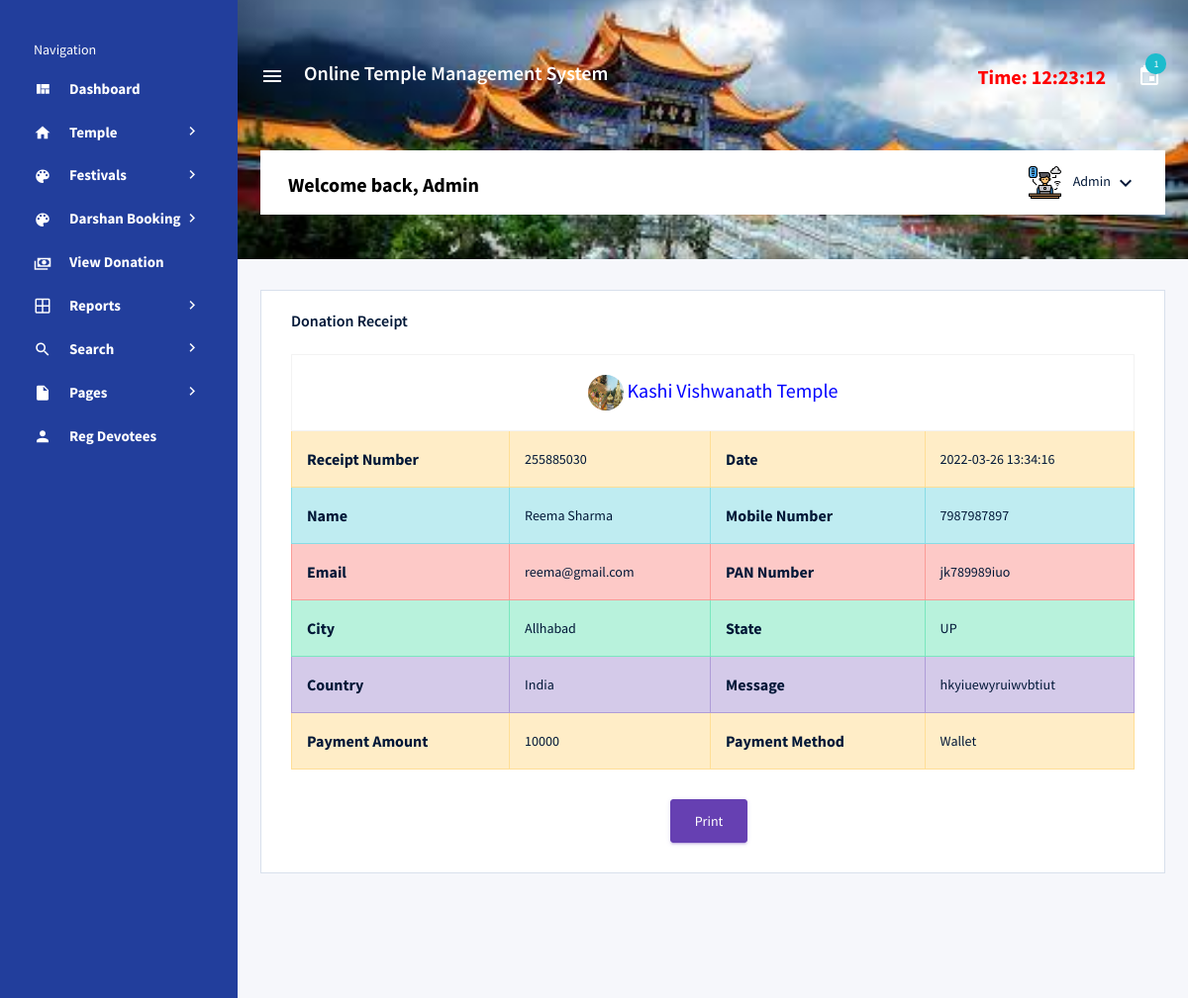
/otms/admin/view-donation-receipts.php?id=1 (signed in), run on the app's committed database.
### tables this page shows
CREATE TABLE `tbldonation` (
  `ID` int(5) NOT NULL,
  `DonationNumber` int(10) DEFAULT NULL,
  `UserID` int(5) DEFAULT NULL,
  `TempleID` int(5) DEFAULT NULL,
  `City` varchar(250) DEFAULT NULL,
  `State` varchar(250) DEFAULT NULL,
  `Country` varchar(250) DEFAULT NULL,
  `PANNumber` varchar(200) DEFAULT NULL,
  `DonationAmount` decimal(10,0) DEFAULT NULL,
  `PaymentOption` varchar(50) DEFAULT NULL,
  `Message` mediumtext DEFAULT NULL,
  `DonationDate` timestamp NULL DEFAULT current_timestamp()
);

CREATE TABLE `tbltemple` (
  `ID` int(5) NOT NULL,
  `TempleName` varchar(250) DEFAULT NULL,
  `TempleLocation` varchar(250) DEFAULT NULL,
  `City` varchar(250) DEFAULT NULL,
  `State` varchar(250) DEFAULT NULL,
  `Country` varchar(250) DEFAULT NULL,
  `Description` mediumtext DEFAULT NULL,
  `TempleImage1` varchar(250) DEFAULT NULL,
  `TempleImage2` varchar(250) DEFAULT NULL,
  `TempleImage3` varchar(250) DEFAULT NULL,
  `CreationDate` timestamp NULL DEFAULT current_timestamp()
);

CREATE TABLE `tbluser` (
  `ID` int(10) NOT NULL,
  `FirstName` varchar(120) DEFAULT NULL,
  `LastName` varchar(120) DEFAULT NULL,
  `MobileNumber` bigint(10) DEFAULT NULL,
  `Email` varchar(120) DEFAULT NULL,
  `Password` varchar(120) DEFAULT NULL,
  `RegDate` timestamp NULL DEFAULT current_timestamp()
);

### otms/admin/view-donation-receipts.php (the view, shortened to what this page needs)
<?php session_start();
include('includes/config.php');
if(strlen($_SESSION['aid'])==0)
  {
header('location:login.php');
}
else{
  ?>
<!DOCTYPE html>
<html lang="en">
<head>
  <link rel="stylesheet" href="vendors/mdi/css/materialdesignicons.min.css">
  <link rel="stylesheet" href="vendors/css/vendor.bundle.base.css">
  <link rel="stylesheet" href="css/style.css">
</head>
<body>
  <div class="container-scroller d-flex">
    <?php include_once('includes/sidebar.php');?>
    <div class="container-fluid page-body-wrapper">
      <?php include_once('includes/header.php');?>
      <div class="main-panel">
        <div class="content-wrapper">
          <div class="row">
            <div class="col-lg-12 stretch-card">
              <div class="card">
                <div class="card-body" id="print2">
                  <h4 class="card-title">Donation Receipt</h4>
                  <div class="table-responsive pt-3">
                    <?php
 $viewid=$_GET['id'];
$ret=mysqli_query($con,"select tbluser.ID as uid,tbluser.FirstName,tbluser.LastName,tbluser.MobileNumber,tbluser.Email,tbltemple.ID as tid,tbltemple.TempleName,tbltemple.TempleImage1,tbltemple.TempleLocation,tbltemple.City,tbltemple.State,tbltemple.Country,tbldonation.ID as did,tbldonation.DonationNumber,tbldonation.UserID,tbldonation.TempleID,tbldonation.City as dcity,tbldonation.State as dstate,tbldonation.Country as dcountry,tbldonation.PANNumber,tbldonation.DonationAmount,tbldonation.PaymentOption,tbldonation.Message,tbldonation.DonationDate from tbldonation join tbluser on tbluser.ID=tbldonation.UserID join tbltemple on tbltemple.ID=tbldonation.TempleID where tbldonation.ID='$viewid'");
$cnt=1;
while ($row=mysqli_fetch_array($ret)) {
?>
                    <table class="table table-bordered" border="1">
 <tr>
<td colspan="4" align="center" style="font-size:20px;color:blue">
 <img src="templeimages/<?php echo htmlentities($row['TempleImage1']);?>"> <?php  echo $row['TempleName'];?></td> </tr>
 <tr class="table-warning">
    <th>Receipt Number</th>
    <td><?php echo htmlentities($row['DonationNumber']);?></td>
    <th>Date</th>
    <td><?php  echo $row['DonationDate'];?></td>
  </tr>
 <tr class="table-info">
    <th>Name</th>
    <td><?php echo htmlentities($row['FirstName']);?>  <?php echo htmlentities($row['LastName']);?></td>
    <th>Mobile Number</th>
    <td><?php  echo $row['MobileNumber'];?></td>
  </tr>
  <tr class="table-danger">
    <th>Email</th>
    <td><?php echo htmlentities($row['Email']);?></td>
    <th>PAN Number</th>
    <td><?php  echo $row['PANNumber'];?></td>
  </tr>
  <tr class="table-success">
    <th>City</th>
    <td><?php echo htmlentities($row['dcity']);?></td>
    <th>State</th>
    <td><?php  echo $row['dstate'];?></td>
  </tr>
  <tr class="table-primary">
    <th>Country</th>
    <td><?php echo htmlentities($row['dcountry']);?></td>
    <th>Message</th>
    <td><?php  echo $row['Message'];?></td>
  </tr>
   <tr class="table-warning">
    <th>Payment Amount</th>
    <td><?php echo htmlentities($row['DonationAmount']);?></td>
    <th>Payment Method</th>
    <td><?php  echo $row['PaymentOption'];?></td>
  </tr>
</table>
<p style="text-align: center; padding-top: 30px"><input type="button"  name="printbutton" value="Print" class="btn btn-primary mr-2" onclick="return print1('print2')"/></p>
           <?php $cnt=$cnt+1; } ?>
                  </div>
                </div>
              </div>
            </div>
          </div>
        </div>
      </div>
    </div>
  </div>
</body>
</html><?php } ?>

### otms/admin/includes/header.php (shortened to what this page needs)
<nav class="navbar col-lg-12 col-12 px-0 py-0 py-lg-4 d-flex flex-row">
        <div class="navbar-menu-wrapper d-flex align-items-center justify-content-end">
          <button class="navbar-toggler navbar-toggler align-self-center" type="button" data-toggle="minimize">
            <span class="mdi mdi-menu"></span>
          </button>
          <div class="navbar-brand-wrapper">
            <h4 style="color: white; padding-right: 20px;padding-left: 20px;">Online Temple Management System</h4>
          </div>
          <?php
$admid=$_SESSION['aid'];
$ret=mysqli_query($con,"select AdminName from tbladmin where ID='$admid'");
$row=mysqli_fetch_array($ret);
$name=$row['AdminName'];
?>
          <ul class="navbar-nav navbar-nav-right">
            <li class="nav-item">
              <h4 class="mb-0 font-weight-bold d-none d-xl-block" style="color: red;">Time: <?php
  echo $runningTime = date('h:i:s');
?></h4>
            </li>
            <li class="nav-item dropdown mr-1">
              <?php
$ret1=mysqli_query($con,"select tbluser.FirstName,tblbookdarshan.ID,tblbookdarshan.BookingNumber,BookingDate from tblbookdarshan join tbluser on tbluser.ID=tblbookdarshan.UserId where tblbookdarshan.Status is null || tblbookdarshan.Status=''");
$num=mysqli_num_rows($ret1);
?>
              <a class="nav-link count-indicator dropdown-toggle d-flex justify-content-center align-items-center" id="messageDropdown" href="#" data-toggle="dropdown">
                <i class="mdi mdi-calendar mx-0"></i>
                <span class="count bg-info"><?php echo $num;?></span>
              </a>
            </li>
          </ul>
        </div>
        <div class="navbar-menu-wrapper navbar-search-wrapper d-none d-lg-flex align-items-center">
        <ul class="navbar-nav mr-lg-2">
            <li class="nav-item nav-search d-none d-lg-block">
              <div class="input-group">
                         <h4 class="font-weight-bold mb-0 d-none d-md-block mt-1" style="color:#000">Welcome back, <?php echo $name; ?></h4>
              </div>
            </li>
          </ul>
          <ul class="navbar-nav navbar-nav-right">
            <li class="nav-item nav-profile dropdown">
              <a class="nav-link dropdown-toggle" href="#" data-toggle="dropdown" id="profileDropdown">
                <img src="images/administrator.png" alt="profile"/>
                <span class="nav-profile-name"><?php echo $name; ?></span>
              </a>
            </li>
          </ul>
        </div>
      </nav>

### data on the page
tbldonation: TempleID.TempleImage1 (picture), TempleID.TempleName "Kashi Vishwanath Temple", DonationNumber "255885030", DonationDate "2022-03-26 13:34:16", UserID.FirstName "Reema", UserID.LastName "Sharma", UserID.MobileNumber "7987987897", UserID.Email "reema@gmail.com", PANNumber "jk789989iuo", City "Allhabad", State "UP", Country "India", Message "hkyiuewyruiwvbtiut", DonationAmount "10000", PaymentOption "Wallet"

### other printed values
$num "1"
$name "Admin"
